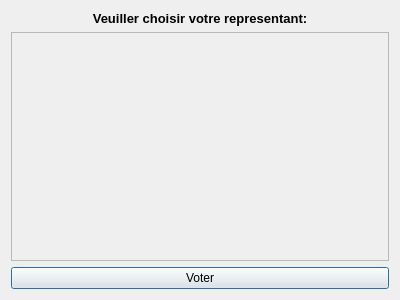
<?xml version="1.0" encoding="UTF-8"?>
<ui version="4.0">
 <class>electionWindow</class>
 <widget class="QDialog" name="electionWindow">
  <property name="geometry">
   <rect>
    <x>0</x>
    <y>0</y>
    <width>400</width>
    <height>300</height>
   </rect>
  </property>
  <property name="minimumSize">
   <size>
    <width>400</width>
    <height>300</height>
   </size>
  </property>
  <property name="maximumSize">
   <size>
    <width>400</width>
    <height>300</height>
   </size>
  </property>
  <property name="windowTitle">
   <string>Dialog</string>
  </property>
  <layout class="QGridLayout" name="gridLayout">
   <item row="2" column="0">
    <widget class="QPushButton" name="pushButton">
     <property name="text">
      <string>Voter</string>
     </property>
    </widget>
   </item>
   <item row="0" column="0">
    <widget class="QLabel" name="label">
     <property name="font">
      <font>
       <pointsize>10</pointsize>
       <weight>75</weight>
       <bold>true</bold>
      </font>
     </property>
     <property name="text">
      <string>Veuiller choisir votre representant:</string>
     </property>
     <property name="alignment">
      <set>Qt::AlignCenter</set>
     </property>
    </widget>
   </item>
   <item row="1" column="0">
    <widget class="QScrollArea" name="scrollArea">
     <property name="widgetResizable">
      <bool>true</bool>
     </property>
     <widget class="QWidget" name="scrollAreaWidgetContents">
      <property name="geometry">
       <rect>
        <x>0</x>
        <y>0</y>
        <width>376</width>
        <height>213</height>
       </rect>
      </property>
      <layout class="QGridLayout" name="gridLayout_2">
       <item row="0" column="0">
        <layout class="QGridLayout" name="gridLayout_3"/>
       </item>
      </layout>
     </widget>
    </widget>
   </item>
  </layout>
 </widget>
 <resources/>
 <connections/>
</ui>
